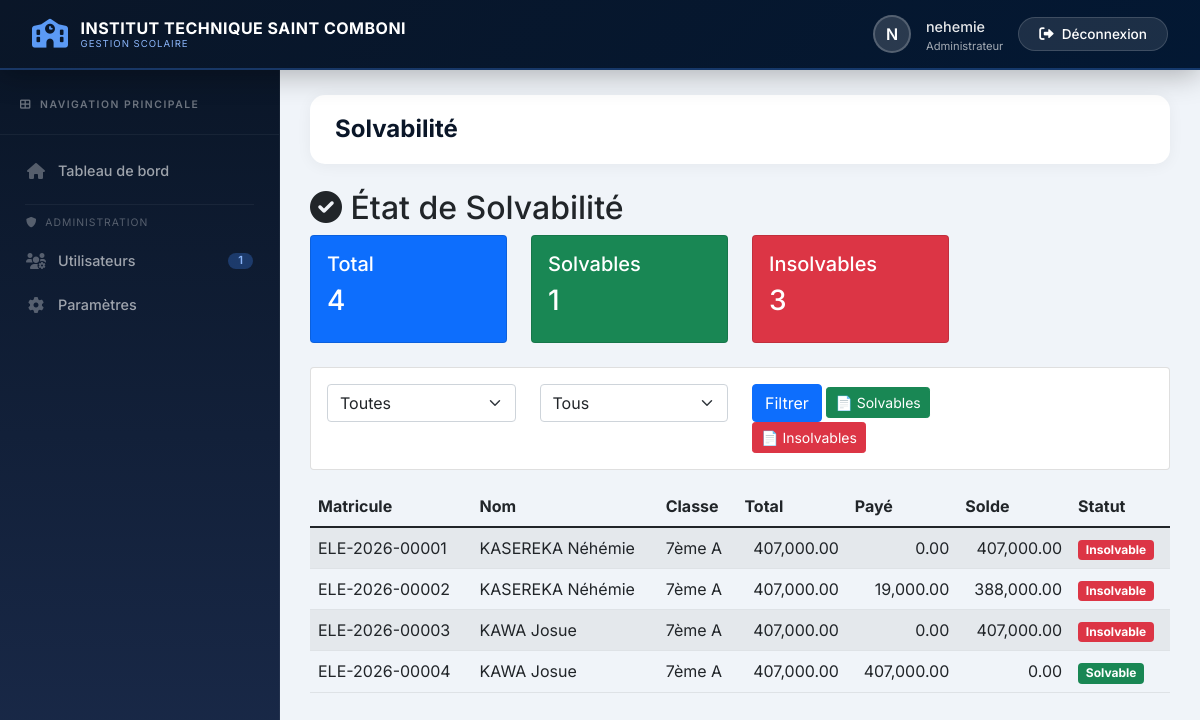
Screenshot of /rapports/solvabilite.php (signed in) with the database file from the repository.
### tables this page shows
CREATE TABLE `eleves` (
  `id` int(11) NOT NULL,
  `matricule` varchar(20) NOT NULL,
  `nom` varchar(100) NOT NULL,
  `postnom` varchar(100) DEFAULT NULL,
  `prenom` varchar(100) NOT NULL,
  `genre` enum('M','F') NOT NULL,
  `date_naissance` date DEFAULT NULL,
  `email` varchar(100) DEFAULT NULL,
  `telephone` varchar(20) DEFAULT NULL,
  `adresse` text DEFAULT NULL,
  `nom_parent` varchar(100) DEFAULT NULL,
  `telephone_parent` varchar(20) DEFAULT NULL,
  `email_parent` varchar(100) DEFAULT NULL,
  `actif` tinyint(1) DEFAULT 1,
  `created_at` timestamp NOT NULL DEFAULT current_timestamp()
);

### controllers/RapportsController.php (called while the page is built, shortened)
<?php
require_once 'Controller.php';
require_once __DIR__.'/../models/Solvabilite.php';
class RapportsController extends Controller {
    private $model;
    public function __construct() { $this->model = new Solvabilite(); }
    public function solvabilite() {
        $filters = ['classe_id' => $_GET['classe_id'] ?? null, 'statut' => $_GET['statut'] ?? 'tous'];
        $data = $this->model->getEtatSolvabilite($filters);
        $classes = $this->model->getClasses();
        $this->render('rapports/solvabilite', ['data' => $data, 'classes' => $classes, 'filters' => $filters]);
    }
}

### rapports/solvabilite.php (called while the page is built, shortened)
<?php
require_once '../controllers/RapportsController.php';
$c = new RapportsController();
$c->solvabilite();

### models/Model.php (called while the page is built, shortened)
<?php
require_once __DIR__ . '/../config/database.php';
class Model {
    public function __construct() {
        $this->db = Database::getInstance()->getConnection();
    }
}

### config/database.php (called while the page is built, shortened)
<?php
class Database {
    private static $instance = null;
    private $conn;
    private function __construct() {
        try {
            $dsn = 'mysql:host='.DB_HOST.';dbname='.DB_NAME.';charset=utf8mb4';
            $this->conn = new PDO($dsn, DB_USER, DB_PASS, [
                PDO::ATTR_ERRMODE => PDO::ERRMODE_EXCEPTION,
                PDO::ATTR_DEFAULT_FETCH_MODE => PDO::FETCH_ASSOC
            ]);
        } catch (PDOException $e) {
            die('Erreur de connexion : ' . $e->getMessage());
        }
    }
    public static function getInstance() {
        if (self::$instance === null) {
            self::$instance = new Database();
        }
        return self::$instance;
    }
    public function getConnection() {
        return $this->conn;
    }
}

### models/Solvabilite.php (called while the page is built, shortened)
<?php
require_once 'Model.php';
class Solvabilite extends Model {
    public function getEtatSolvabilite($filters = []) {
        $sql = "SELECT e.id as eleve_id, e.matricule, e.nom, e.prenom,
            c.nom as classe, o.nom as option_nom,
            COALESCE((SELECT SUM(montant) FROM frais WHERE classe_id=c.id AND statut='actif'),0) as total_frais,
            COALESCE((SELECT SUM(montant_paye) FROM paiements WHERE inscription_id=i.id AND statut='valide'),0) as total_paye
        FROM inscriptions i
        JOIN eleves e ON i.eleve_id=e.id
        JOIN classes c ON i.classe_id=c.id
        JOIN options o ON c.option_id=o.id
        WHERE i.statut='actif'";
        $params = [];
        $sql .= ' GROUP BY e.id, c.id, i.id';
        $sql .= ' ORDER BY c.nom, e.nom';
        $stmt = $this->db->prepare($sql);
        $stmt->execute($params);
        return $stmt->fetchAll();
    }
}

### views/rapports/solvabilite.php (the view, shortened to what this page needs)
<h2><i class="fas fa-check-circle"></i> État de Solvabilité</h2>
<div class="row mb-4">
    <div class="col-md-3"><div class="card bg-primary text-white"><div class="card-body"><h5>Total</h5><h3><?php echo count($data); ?></h3></div></div></div>
    <div class="col-md-3"><div class="card bg-success text-white"><div class="card-body"><h5>Solvables</h5><h3><?php echo count(array_filter($data, function($d){return $d['total_paye']>=$d['total_frais'];}));; ?></h3></div></div></div>
    <div class="col-md-3"><div class="card bg-danger text-white"><div class="card-body"><h5>Insolvables</h5><h3><?php echo count(array_filter($data, function($d){return $d['total_paye']<$d['total_frais'];}));; ?></h3></div></div></div>
</div>
<div class="card mb-3"><div class="card-body">
    <form method="GET" class="row">
        <div class="col-md-3"><select name="classe_id" class="form-select"><option value="">Toutes</option></select></div>
        <div class="col-md-3"><select name="statut" class="form-select"><option value="tous">Tous</option></select></div>
        <div class="col-md-3"><button class="btn btn-primary">Filtrer</button>
            <a href="<?php echo SITE_URL; ?>/rapports/export_solvables.php" target="_blank" class="btn btn-success btn-sm">📄 Solvables</a>
            <a href="<?php echo SITE_URL; ?>/rapports/export_insolvables.php" target="_blank" class="btn btn-danger btn-sm">📄 Insolvables</a></div>
    </form>
</div></div>
<table id="t" class="table table-striped"><thead><tr><th>Matricule</th><th>Nom</th><th>Classe</th><th>Total</th><th>Payé</th><th>Solde</th><th>Statut</th></tr></thead><tbody>
<?php foreach($data as $r): $s=$r['total_frais']-$r['total_paye']; ?>
<tr><td><?php echo $r['matricule']; ?></td><td><?php echo $r['nom'].' '.$r['prenom']; ?></td><td><?php echo $r['classe']; ?></td>
<td class="text-end"><?php echo number_format($r['total_frais'],2); ?></td>
<td class="text-end"><?php echo number_format($r['total_paye'],2); ?></td>
<td class="text-end"><?php echo number_format($s,2); ?></td>
<td><span class="badge bg-<?php echo $s<=0?'success':'danger'; ?>"><?php echo $s<=0?'Solvable':'Insolvable'; ?></span></td></tr>
<?php endforeach; ?>
</tbody></table>
<?php $content = ob_get_clean(); require_once __DIR__.'/../template.php'; ?>

### rows the page displays
eleves: matricule "ELE-2026-00001", nom "KASEREKA", prenom "Néhémie", classe "7ème A", total_frais "407,000.00", total_paye "0.00", s "407,000.00", shows "Insolvable"
eleves: matricule "ELE-2026-00002", nom "KASEREKA", prenom "Néhémie", classe "7ème A", total_frais "407,000.00", total_paye "19,000.00", s "388,000.00", shows "Insolvable"
eleves: matricule "ELE-2026-00003", nom "KAWA", prenom "Josue", classe "7ème A", total_frais "407,000.00", total_paye "0.00", s "407,000.00", shows "Insolvable"
eleves: matricule "ELE-2026-00004", nom "KAWA", prenom "Josue", classe "7ème A", total_frais "407,000.00", total_paye "407,000.00", s "0.00", shows "Solvable"

### other values shown
$school "INSTITUT TECHNIQUE SAINT COMBONI"
substr($_SESSION['user_name'] ?? 'U', 0, 1) "N"
$_SESSION['user_name'] "nehemie"
$roleLabels[$_SESSION['user_role']] "Administrateur"
$count "1"
$pageTitle "Solvabilité"
count($data) "4"
